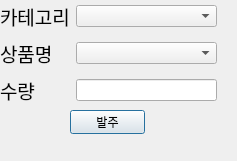
<?xml version="1.0" encoding="UTF-8"?>
<ui version="4.0">
 <class>inventory_add</class>
 <widget class="QDialog" name="inventory_add">
  <property name="geometry">
   <rect>
    <x>0</x>
    <y>0</y>
    <width>237</width>
    <height>161</height>
   </rect>
  </property>
  <property name="windowTitle">
   <string>Dialog</string>
  </property>
  <widget class="QWidget" name="layoutWidget">
   <property name="geometry">
    <rect>
     <x>0</x>
     <y>0</y>
     <width>217</width>
     <height>109</height>
    </rect>
   </property>
   <layout class="QGridLayout" name="gridLayout">
    <item row="5" column="0">
     <widget class="QLabel" name="label_5">
      <property name="font">
       <font>
        <pointsize>14</pointsize>
       </font>
      </property>
      <property name="text">
       <string>수량</string>
      </property>
     </widget>
    </item>
    <item row="1" column="0">
     <widget class="QLabel" name="label">
      <property name="font">
       <font>
        <pointsize>14</pointsize>
       </font>
      </property>
      <property name="text">
       <string>카테고리</string>
      </property>
     </widget>
    </item>
    <item row="4" column="0">
     <widget class="QLabel" name="label_4">
      <property name="font">
       <font>
        <pointsize>14</pointsize>
       </font>
      </property>
      <property name="text">
       <string>상품명</string>
      </property>
     </widget>
    </item>
    <item row="5" column="1">
     <widget class="QLineEdit" name="saleEdit"/>
    </item>
    <item row="4" column="1">
     <widget class="QComboBox" name="product_comboBox"/>
    </item>
    <item row="1" column="1">
     <widget class="QComboBox" name="cartagory_comboBox"/>
    </item>
   </layout>
  </widget>
  <widget class="QPushButton" name="addbtn">
   <property name="geometry">
    <rect>
     <x>70</x>
     <y>110</y>
     <width>75</width>
     <height>24</height>
    </rect>
   </property>
   <property name="text">
    <string>발주</string>
   </property>
  </widget>
 </widget>
 <resources/>
 <connections/>
</ui>
